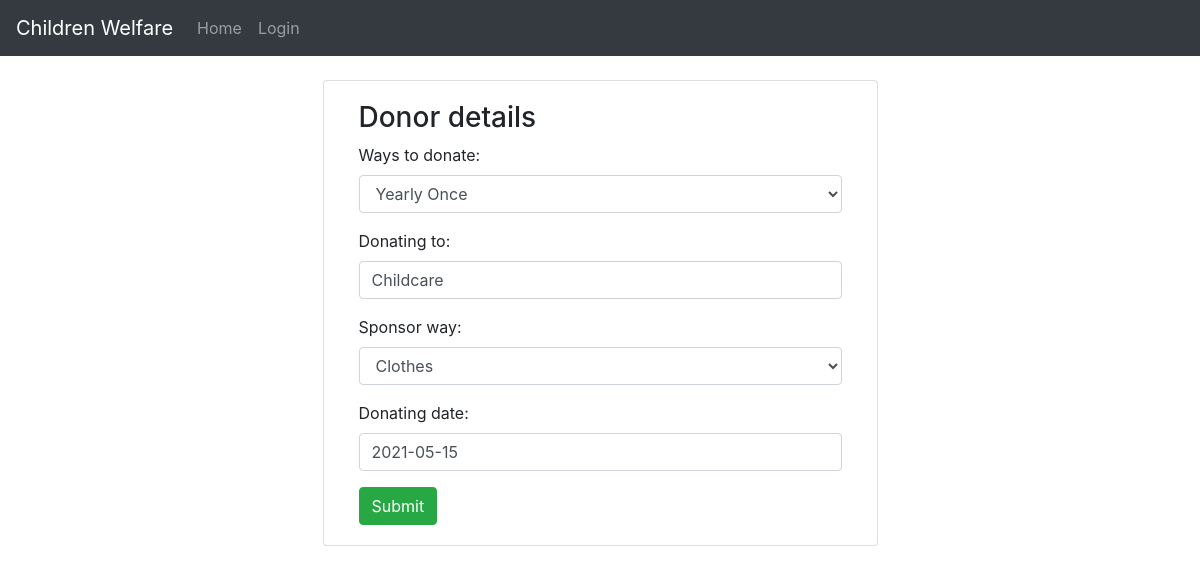
Before: /up/1/ with the older database file.
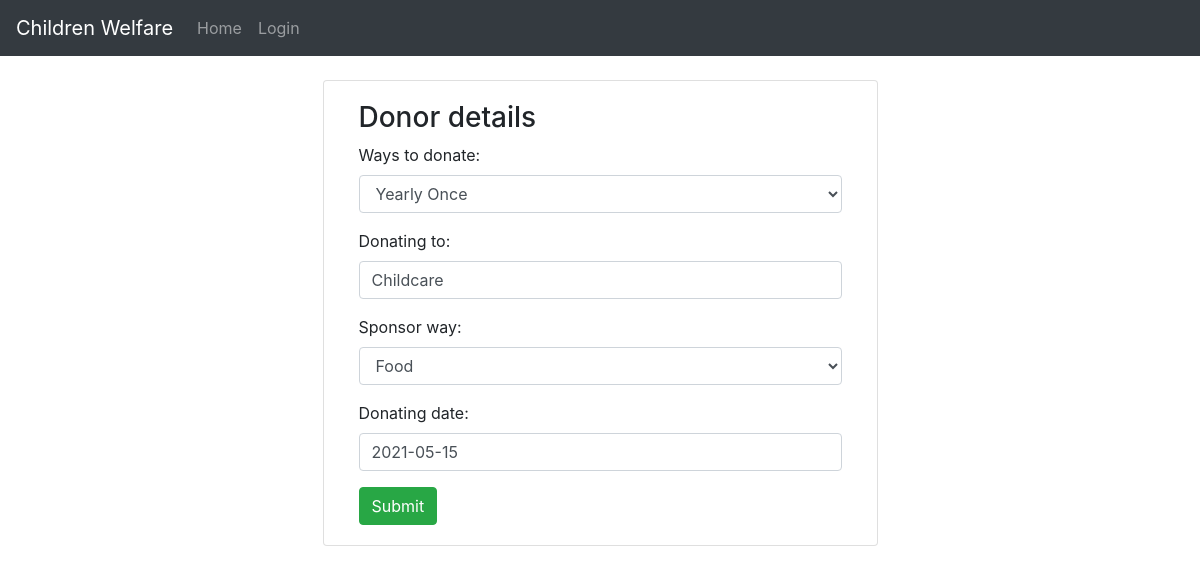
After: the same page with the newer database file.
### App/models.py (models this page shows)
class Donate(models.Model):
	d=[('Yearly',"Yearly Once"),('Monthly',"Monthly Once"),('Quarterly',"Quarterly Once"),('One Time',"One time donation")]
	s=[('Food',"Food"),('Clothes',"Clothes"),('Money',"Money")]
	username=models.CharField(max_length=50)
	email=models.EmailField(max_length=50)
	ways_to_donate=models.CharField(max_length=50,choices=d,default='select')
	donating_to=models.CharField(max_length=50)
	sponsor_way=models.CharField(max_length=50,choices=s,default='select')
	donating_date=models.DateField()
	uid=models.ForeignKey(User,on_delete=models.CASCADE)

### App/views.py (the view)
# urls.py: path('up/<int:a>/',views.update,name="up"),
def update(request,a):
	u=Donate.objects.get(id=a)
	if request.method == "POST":
		v=UpdateForm(request.POST,instance=u)
		if v.is_valid():
			v.save()
			return redirect('/don')
	z=UpdateForm(instance=u)
	return render(request,'html/update.html',{'p':z})

### App/forms.py
class UpdateForm(forms.ModelForm):
	class Meta:
		model = Donate
		fields=["ways_to_donate","donating_to","sponsor_way","donating_date"]
		widgets={
		"ways_to_donate":forms.Select(attrs={
			"class":"form-control",
			"required":True,
			}),
		"donating_to":forms.TextInput(attrs={
			"class":"form-control",
			"placeholder":"Organisation Name",
			"required":True,
			}),
		"sponsor_way":forms.Select(attrs={
			"class":"form-control",
			"required":True,
			}),
		"donating_date":forms.DateInput(attrs={
			"class":"form-control",
			"placeholder":"Enter the date of donation",
			"required":True,
			}),
		}

### App/templates/html/update.html (shortened to what this page needs)
{% extends 'html/base.html' %}
{% block content %}
<div class="container mt-4">
	<div class="card col-md-6 mx-auto">
		<div class="card-body">
			<h3>Donor details</h3>
			<form method="POST">
				{{p.as_p}}
				<input type="submit" value="Submit" class="btn btn-success">
			</form>
		</div>
	</div>
</div>
{% endblock %}

Changed rows visible on the page:
changed Donate "Yearly Once": sponsor_way "Clothes" → "Food"
